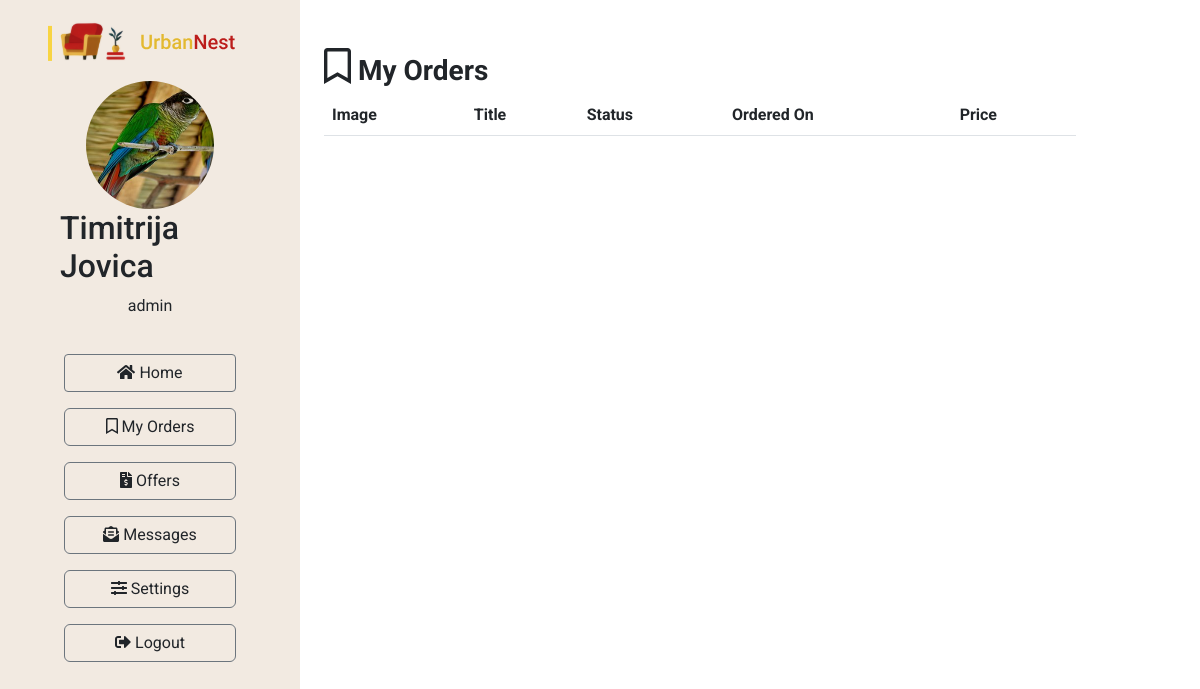
Before: /dashboard/my_orders (signed in) with the older database file.
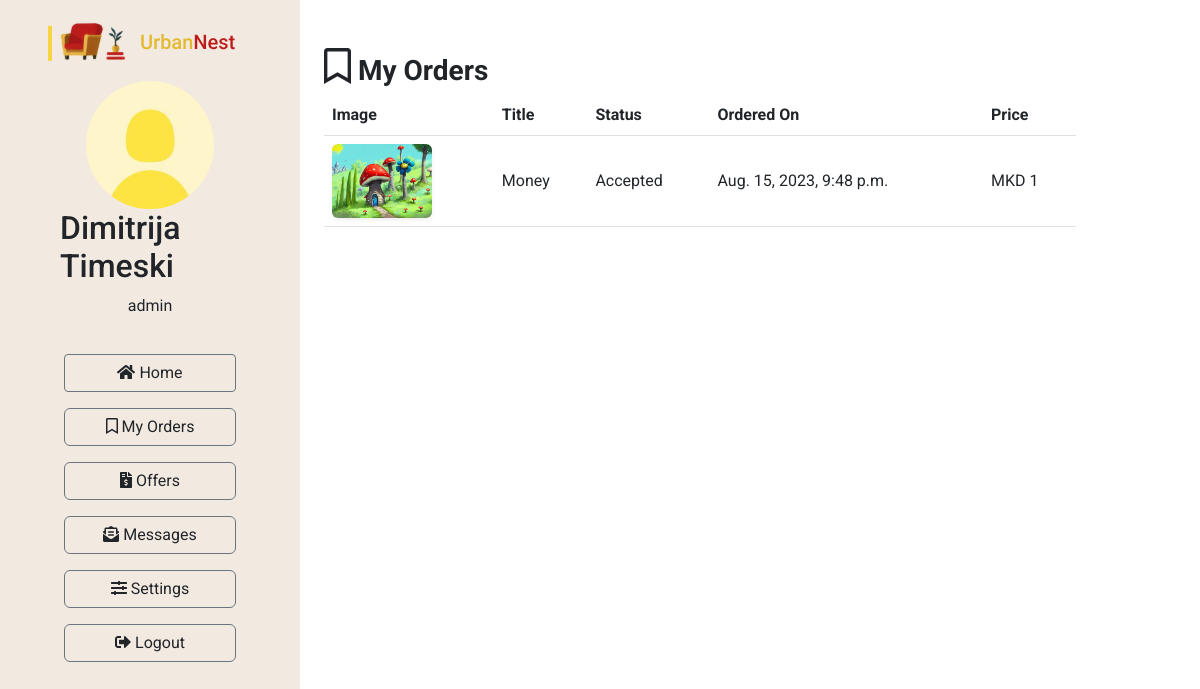
After: the same page with the newer database file.
### Furniture/models.py (models this page shows, shortened)
class UrbanNestUser(models.Model):
    user = models.OneToOneField(User, on_delete=models.CASCADE)
    first_name = models.CharField(max_length=100)
    last_name = models.CharField(max_length=100)
    photo = models.ImageField(upload_to='images/users', null=True, blank=True)
    address = models.CharField(max_length=200)
    city = models.CharField(max_length=100)
    postal_code = models.CharField(max_length=100)
    province = models.CharField(max_length=100)
    country = CountryField()
    phone_number = models.CharField(max_length=15)
    shopping_cart = models.ForeignKey('ShoppingCart', on_delete=models.CASCADE, null=True, blank=True)

class Product(models.Model):
    buyer = models.ForeignKey(UrbanNestUser, on_delete=models.CASCADE, null=True, blank=True)
    furniture = models.ForeignKey(FurnitureAd, on_delete=models.CASCADE)
    creation_date = models.DateTimeField(auto_now_add=True)
    class Status(models.TextChoices):
        IN_CART = 'IC', _('In Shopping Cart')
        PENDING = 'PE', _('Pending')
        ACCEPTED = 'AC', _('Accepted')
        CANCELLED = 'CA', _('Cancelled')
        DELIVERED = 'DE', _('Delivered')
    status = models.CharField(
        max_length=2,
        choices=Status.choices,
        default=Status.IN_CART,
    )

class FurnitureAd(models.Model):
    seller = models.ForeignKey(UrbanNestUser, on_delete=models.CASCADE)
    name = models.CharField(max_length=255)
    category = models.ForeignKey(Category, on_delete=models.CASCADE)
    rating = models.IntegerField(validators=[MinValueValidator(1), MaxValueValidator(5)])
    description = models.TextField()
    price = models.IntegerField()
    CURRENCY_CHOICES = [
        ('MKD', 'Denar'),
        ('EUR', 'Euro'),
        ('USD', 'Dollar'),
    ]
    currency = models.CharField(max_length=3, choices=CURRENCY_CHOICES)
    width = models.IntegerField()
    length = models.IntegerField()
    height = models.IntegerField()
    weight = models.IntegerField()
    UNIT_CHOICES = [
        ('kg', 'Kilograms'),
        ('lb', 'Pounds'),
    ]
    unit_weight = models.CharField(max_length=100, choices=UNIT_CHOICES)
    image = models.ImageField(upload_to='images/furnitures', null=True, blank=True)
    creation_date = models.DateTimeField(auto_now_add=True)
    last_modified_date = models.DateTimeField(auto_now=True)
    ad_duration_to = models.DateField()
    views = models.IntegerField(default=0)
    active = models.BooleanField(default=True)

### Furniture/views.py (the view)
# urls.py: path("dashboard/my_orders", my_orders, name="my_orders"),
@login_required
def my_orders(request):
    user = UrbanNestUser.objects.get(user=request.user)
    products = Product.objects.filter(buyer=user)
    list_of_orders = products.filter(status='PE') | products.filter(status='AC') | products.filter(status='RE')
    list_of_orders.order_by('-creation_date')
    print(products)
    context = {'user': user, 'list_of_orders': list_of_orders}
    return render(request, 'dashboard/dashboard-my-orders.html', context=context)

### Furniture/templates/dashboard/dashboard-my-orders.html
{% extends "dashboard/base-dashboard.html" %}
{% block content %}
<div class="container my-5">
    <div class="d-flex justify-content-between"><h3><strong><i
            class='far fa-bookmark' style='font-size:36px'></i> My Orders</strong></h3></div>
    <div class="table-responsive">
        <table class="table table-hover">
            <thead>
            <tr>
                <th scope="col">Image</th>
                <th scope="col">Title</th>
                <th scope="col">Status</th>
                <th scope="col">Ordered On</th>
                <th scope="col">Price</th>
            </tr>
            </thead>
            <tbody>
            {% for order in list_of_orders %}
            <tr>
                <td><img src="{{order.furniture.image.url}}" alt="" width="100px" class="rounded shadow-sm"></td>
                <td class="align-middle">{{order.furniture.name}}</td>
                <td class="align-middle">{{order.get_status_display}}</td>
                <td class="align-middle">{{order.creation_date}}</td>
                <td class="align-middle">{{order.furniture.currency}} {{order.furniture.price}}</td>
                {% endfor %}
            </tbody>
        </table>
    </div>
</div>
{% endblock %}

### Furniture/templates/dashboard/base-dashboard.html (shortened to what this page needs)
<!DOCTYPE html>
<html lang="en">
<head>
    <link rel="stylesheet" href="https://cdn.jsdelivr.net/npm/bootstrap@5.3.0/dist/css/bootstrap.min.css">
    <link rel="stylesheet"
          href="https://cdn.jsdelivr.net/npm/@fortawesome/fontawesome-free@6.2.1/css/fontawesome.min.css"
>
</head>
<body>
<div style="min-height: 100vh;">
    <div class="row d-flex align-items-stretch p-0 m-0">
        <div class="py-3 px-5 col-md-3" style="background: #F2EAE1; min-height: 100vh;">
            <a href="{% url 'index' %}">
                <div>
                </div>
            </a>
            <div class="pt-3 container d-flex flex-column align-items-center justify-content-center mb-1">
                {% if user.photo %}
                <img src="{{ MEDIA_URL }}{{ user.photo.url }}" alt="" class="rounded-circle"
                     style="width: 128px; height: 128px;">
                {% endif %}
                <h2>{{ user.first_name }} {{ user.last_name }}</h2>
                <p>{{ user.user.username }}</p>
            </div>
            <div class="d-flex flex-column justify-content-center px-3 gap-3 py-3">
                <a href="{% url 'dashboard_home' %}" class="text-decoration-none text-reset btn btn-outline-secondary"
                   style="border-radius: 4px;"><i class="fas fa-home"></i> Home</a>
                <a href="{% url 'my_orders' %}" class="text-decoration-none text-reset btn btn-outline-secondary"><i
                        class='far fa-bookmark'></i> My
                    Orders</a>
                <a href="{% url 'offers' %}" class="text-decoration-none text-reset btn btn-outline-secondary"><i
                        class='fas fa-file-invoice-dollar'></i> Offers</a>
                <a href="{% url 'dashboard_messages' %}"
                   class="text-decoration-none text-reset btn btn-outline-secondary"><i
                        class='fas fa-envelope-open-text'></i> Messages</a>
                <a href="{% url 'edit_settings' %}" class="text-decoration-none text-reset btn btn-outline-secondary"><i
                        class='fas fa-sliders-h'></i> Settings</a>
                <a href="{% url 'logout' %}" class="text-decoration-none text-reset btn btn-outline-secondary"><i
                        class="fas fa-sign-out-alt"></i> Logout</a>
            </div>
        </div>
        <div class="col-md-8 white">
            {% block content %}{% endblock %}
        </div>
    </div>
</div>
</body>
</html>

Changed rows visible on the page:
changed UrbanNestUser "admin": photo: picture removed, a placeholder shows; first_name "Timitrija" → "Dimitrija"; last_name "Jovica" → "Timeski"
added Product: furniture.image (picture), furniture.name "Money", status "Accepted", creation_date "Aug. 15, 2023, 9:48 p.m.", furniture.currency "MKD", furniture.price "1"
